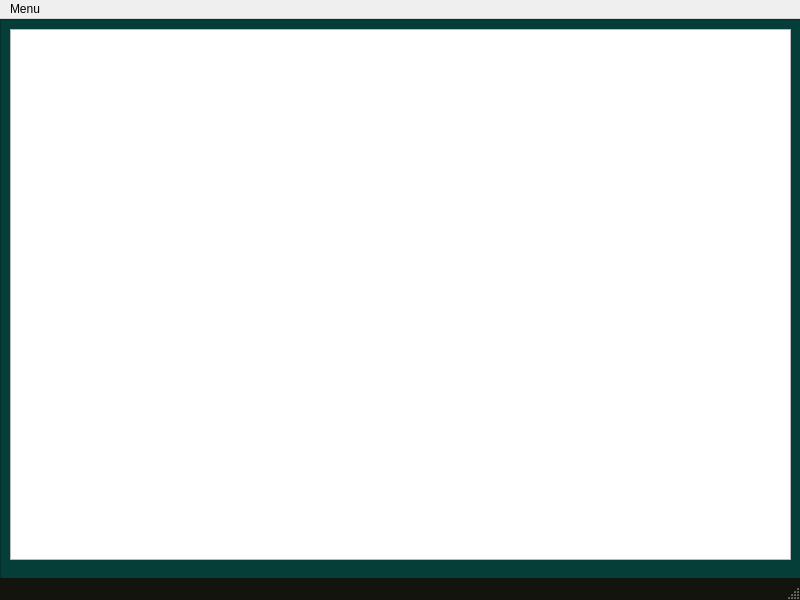
<?xml version="1.0" encoding="UTF-8"?>
<ui version="4.0">
 <class>MainWindow</class>
 <widget class="QMainWindow" name="MainWindow">
  <property name="geometry">
   <rect>
    <x>0</x>
    <y>0</y>
    <width>800</width>
    <height>600</height>
   </rect>
  </property>
  <property name="minimumSize">
   <size>
    <width>800</width>
    <height>600</height>
   </size>
  </property>
  <property name="maximumSize">
   <size>
    <width>800</width>
    <height>600</height>
   </size>
  </property>
  <property name="windowTitle">
   <string>Text Reader</string>
  </property>
  <property name="styleSheet">
   <string notr="true">#MainWindow {
	background-color: #14140F;
}</string>
  </property>
  <widget class="QWidget" name="centralwidget">
   <widget class="QFrame" name="frame">
    <property name="geometry">
     <rect>
      <x>0</x>
      <y>0</y>
      <width>801</width>
      <height>561</height>
     </rect>
    </property>
    <property name="styleSheet">
     <string notr="true">#frame {
	background-color: #053D38;
}</string>
    </property>
    <property name="frameShape">
     <enum>QFrame::Shape::StyledPanel</enum>
    </property>
    <property name="frameShadow">
     <enum>QFrame::Shadow::Raised</enum>
    </property>
    <widget class="QPlainTextEdit" name="plainTextEdit">
     <property name="geometry">
      <rect>
       <x>10</x>
       <y>10</y>
       <width>781</width>
       <height>531</height>
      </rect>
     </property>
     <property name="styleSheet">
      <string notr="true">#palinTextEditor {
background-color: #14140F;
}</string>
     </property>
    </widget>
   </widget>
  </widget>
  <widget class="QMenuBar" name="menubar">
   <property name="geometry">
    <rect>
     <x>0</x>
     <y>0</y>
     <width>800</width>
     <height>21</height>
    </rect>
   </property>
   <widget class="QMenu" name="menuMenu">
    <property name="title">
     <string>Menu</string>
    </property>
    <addaction name="actionOpen"/>
    <addaction name="actionSave"/>
   </widget>
   <addaction name="menuMenu"/>
  </widget>
  <widget class="QStatusBar" name="statusbar"/>
  <action name="actionOpen">
   <property name="text">
    <string>Open</string>
   </property>
  </action>
  <action name="actionSave">
   <property name="text">
    <string>Save</string>
   </property>
  </action>
 </widget>
 <resources/>
 <connections/>
</ui>
